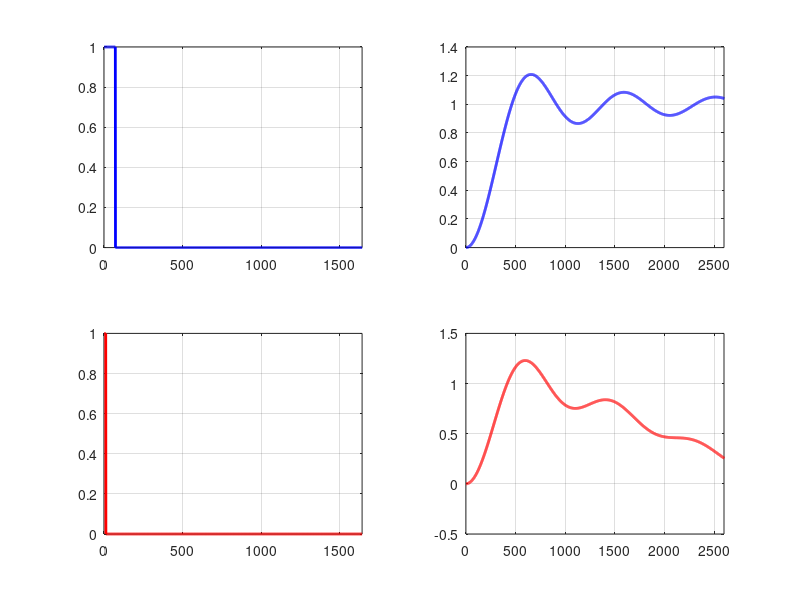

Write the MATLAB code that produced this figure.
clear
%% filtr FATKULLIN
    % 72 signal point = 561 km
    for i=1:72
        y(i)=1;
    end
        for i=length(y)+1:1642;
            y(i)=0;
        end

    subplot(2,2,1), plot(y,'b','LineWidth',2); grid on
    set(gca,'XLim',[0 length(y)]);

    % fft by 
    y_long = [y';zeros(2^16-length(y),1)];

        NFFT = 2^16;                              
    FFTO = fft(y_long,NFFT)/72;

    subplot(2,2,2), plot(1:NFFT,1-FFTO(1:NFFT),'b','LineWidth',2); grid on
        set(gca,'XLim',[0 2600]);


    % 11 signal points = 85 km
    for j=1:11
        y1(j)=1;
    end
        for j=length(y1)+1:1642
            y1(j)=0;
        end

    subplot(2,2,3), plot(y1,'r','LineWidth',2); grid on
    set(gca,'XLim',[0 length(y1)]);

    % fft by 
    y1_long = [y1';zeros(2^16-length(y1),1)];
        FFTO1 = fft(y1_long,NFFT)/11;

    subplot(2,2,4), plot(1:NFFT,(1-FFTO(1:NFFT)).*FFTO1(1:NFFT),'r','LineWidth',2); grid on
    set(gca,'XLim',[0 2600]);




%% FILTR LIZUNOV-SKOROKHOD
    % %% 72 signal point = 561 km
    % for i=1:701
    %     y2(i)=1;
    % end
    %     for i=length(y2)+1:1642
    %         y2(i)=0;
    %     end
    % 
    % subplot(2,2,1), plot(y2,'b','LineWidth',2); grid on
    % set(gca,'XLim',[0 length(y2)]);
    % 
    % %% fft by 
    % y2_long = [y2';zeros(2^16-length(y2),1)];
    % 
    %     NFFT = 2^16;                              
    % FFT2 = fft(y2_long,NFFT)/701;
    % 
    % subplot(2,2,2), plot(1:NFFT,1-FFT2(1:NFFT),'b','LineWidth',2); grid on
    %     set(gca,'XLim',[0 2600]);
